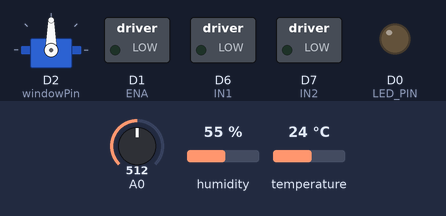
This sketch was run on a simulated ESP8266 (NodeMCU). Shown: servo, switched loads named in the sketch (green lamp = pin HIGH), output pins drawn as LEDs (lit = HIGH). The test bench sets the inputs (shaded band); at power-on: humidity 55 %, A0 = 512, temperature 24 °C. WiFi joins after 1.5 s; servers stay silent unless stated; no MQTT or app messages arrive unless stated; what the sketch prints to the serial monitor is not drawn.

Above: at 2.7 s.
2.8 s: humidity set to 41 %
10.9 s: humidity set to 38 %
At 19.1 s:
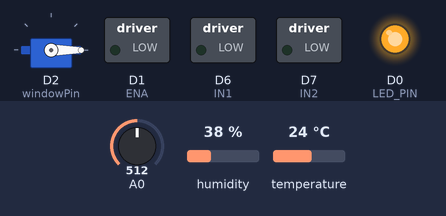
19.4 s: A0 set to 783
27.5 s: A0 set to 818
At 32.9 s:
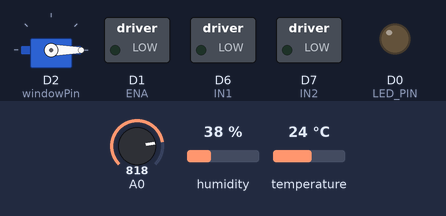
35.6 s: temperature set to 27 °C
At 40.7 s:
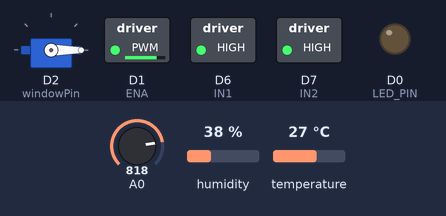
43.7 s: A0 set to 790
At 46.9 s:
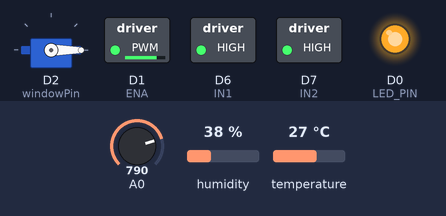
Timing chart, 0 to 48.4 s (numbered marks = the images above; inputs shaded):
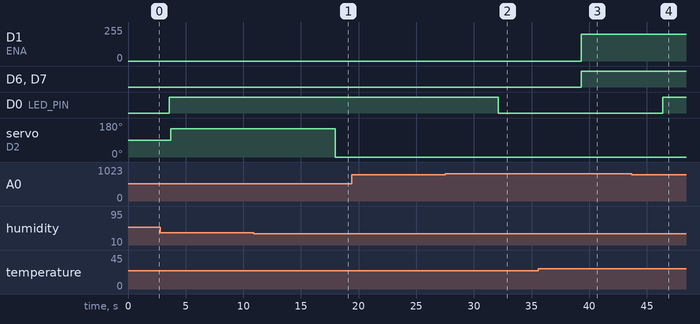

Measured:
- the behaviour switches between 40 and 39 % on humidity (found by bisection; images 0 and 1)
- the behaviour switches between 799 and 800 on A0 (found by bisection; images 1 and 2)
- the behaviour switches between 25 and 26 °C on temperature (found by bisection; images 2 and 3)
- after the input at 10.9 s, servo on D2 (windowPin): 150° → 0° after 7.1 s
- after the input at 19.4 s, every drawn part: stays the same
- after the input at 27.5 s, D0 (LED_PIN): HIGH → LOW after 4.6 s
- after the input at 35.6 s, D1 (ENA): 0/255 → 200/255 after 3.7 s; D6 (IN1), D7 (IN2): LOW → HIGH after 3.7 s
- after the input at 43.7 s, D0 (LED_PIN): LOW → HIGH after 2.7 s

The sketch:

fan_window.ino
```cpp
String fan_state = "On";
String window_state = "Open";
String led_state = "On";
//
#include <DHT.h>   // lib for dh11
#include <ESP8266WiFi.h>
#include <Servo.h>
#include <PubSubClient.h>

// Define other variables and functions....


#define DHTPIN D5
#define DHTTYPE DHT11   // DHT 11

DHT dht(DHTPIN, DHTTYPE);

int fanPin = D1;     // Pin connected to the fan relay (NodeMCU D1 = Arduino pin D3)
int windowPin = D2;  // Pin connected to the window relay (NodeMCU D3 = Arduino pin D5)
int Speed = 200;    //speed

//photoresistor
int photoresistor = 0;
int threshold = 800;
#define LED_PIN D0

//servo
Servo windowServo; // Create a servo object
int angle = 90;     // Initial angle for the servo

// Motor Pins    in fan

#define ENA D1       // Connect ENA to pin D1
#define IN1 D6       // Connect IN1 to pin D6
#define IN2 D7       // Connect IN2 to pin D7

const char* ssid = "DESKTOP-4P5GP29 1448";
const char* password = ")1R6s432";
const char* mqtt_server = "192.168.137.1";

WiFiClient espClient;
PubSubClient client(espClient);

void setup_wifi() {
  delay(10);
  Serial.println();
  Serial.print("Connecting to ");
  Serial.println(ssid);

  WiFi.begin(ssid, password);

  while (WiFi.status() != WL_CONNECTED) {
    delay(500);
    Serial.print(".");
  }

  Serial.println("");
  Serial.println("WiFi connected");
  Serial.println("IP address: ");
  Serial.println(WiFi.localIP());
}

void callback(char* topic, byte* payload, unsigned int length) {

  if (strcmp(topic, "window_state") == 0) {
    if (strcmp((char*)payload, "Open") == 0) {
      // Code to open the window
      Serial.println("Opening window...");
      windowServo.write(0); // Set servo open
    } else if (strcmp((char*)payload, "Closed") == 0) {
      // Code to close the window
      Serial.println("Closing window...");
      windowServo.write(150); // Set servo to close
    }
  } else if (strcmp(topic, "led_state") == 0) {
    if (strcmp((char*)payload, "On") == 0) {
      // Code to turn on the LED
      Serial.println("Turning LED on...");
      led_on();
    } else if (strcmp((char*)payload, "Off") == 0) {
      // Code to turn off the LED
      Serial.println("Turning LED off...");
      led_off();
    }
  } else if (strcmp(topic, "fan_state") == 0) {
    if (strcmp((char*)payload, "On") == 0) {
      // Code to turn on the fan
      Serial.println("Turning fan on...");
      fan_on();
    } else if (strcmp((char*)payload, "Off") == 0) {
      // Code to turn off the fan
      Serial.println("Turning fan off...");
      fan_stop();
    }
  }
}


void reconnect() {
  while (!client.connected()) {
    Serial.print("Attempting MQTT connection...");
    if (client.connect("NodeMCUClient")) {
      Serial.println("connected");
    } else {
      Serial.print("failed, rc=");
      Serial.print(client.state());
      Serial.println(" try again in 5 seconds");
      delay(5000);
    }
  }
}

void setup() {
  Serial.begin(9600);
  dht.begin();

  //motor  in  fan
  pinMode(ENA, OUTPUT);  // Set ENA pin as output
  pinMode(IN1, OUTPUT);  // Set IN1 pin as output
  pinMode(IN2, OUTPUT);  // Set IN2 pin as output

  //photoresistor led out the door
  pinMode(LED_PIN, OUTPUT);

  //servo
  windowServo.attach(windowPin); // Attach the servo to its pin

  setup_wifi();
  client.setServer(mqtt_server, 1883);
  client.setCallback(callback);  // arduino subscriber
}

void loop() {
  if (!client.connected()) {
    reconnect();
  }
  client.loop();

  delay(2000);  // Delay between sensor readings

  float humidity = dht.readHumidity();
  float temperature = dht.readTemperature();

  if (isnan(humidity) || isnan(temperature)) {
    Serial.println("Failed to read from DHT sensor!");
    return;
  }

  Serial.print("Humidity: ");
  Serial.print(humidity);
  Serial.print(" %\t Temperature: ");
  Serial.print(temperature);
  Serial.println(" *C");

  //photsensor
  photoresistor = analogRead(A0);
  Serial.println(photoresistor);
  if (photoresistor < threshold)
       led_on();
  else
      led_off();
      delay(100);

  if (temperature < 26) {
    fan_stop();  // Fan is off
    client.publish("fan_state", "Off"); // Publish fan state
  } else {
    fan_on(); // Fan is on
    client.publish("fan_state", "On"); // Publish fan state
  }

  if (humidity >= 40 && humidity <= 60) {
    window_close();  // window closed
    client.publish("window_state", "Closed"); // Publish window state
  } else {
    window_open();  //window up
    client.publish("window_state", "Open"); // Publish window state
  }

  windowServo.write(angle); // Move the servo to the specified angle

  char tempString[8];
  dtostrf(temperature, 1, 2, tempString);
  client.publish("temperature", tempString);

  char humString[8];
  dtostrf(humidity, 1, 2, humString);
  client.publish("humidity", humString);

  // Publish LED state
  client.publish("led_state", photoresistor < threshold ? "On" : "Off");

  delay(5000); // Wait 5 seconds before publishing next set of values
}
void window_close() {
    angle = 150; //90
}

void window_open() {
    angle = 0; // Update the global variable
}

void led_on() {
    digitalWrite(LED_PIN, HIGH);
    led_state = "On"; // Update the global variable
    client.publish("led_state", "On"); // Publish LED state
}

void led_off() {
    digitalWrite(LED_PIN, LOW);
    led_state = "Off"; // Update the global variable
    client.publish("led_state", "Off"); // Publish LED state
}

void fan_on() {
    digitalWrite(IN1, HIGH);
    digitalWrite(IN2, HIGH);
    analogWrite(ENA, Speed);
    fan_state = "On"; // Update the global variable
    client.publish("fan_state", "On"); // Publish LED state
}


void fan_stop() {
    digitalWrite(IN1, LOW);
    digitalWrite(IN2, LOW);
    analogWrite(ENA, 0);
    fan_state = "Off"; // Update the global variable
    client.publish("fan_state", "Off"); // Publish LED state
}


// void loop() {
//   if (!client.connected()) {
//     reconnect();
//   }
//   client.loop();

//   delay(2000);  // Delay between sensor readings

//   float humidity = dht.readHumidity();
//   float temperature = dht.readTemperature();

//   if (isnan(humidity) || isnan(temperature)) {
//     Serial.println("Failed to read from DHT sensor!");
//     return;
//   }

//   Serial.print("Humidity: ");
//   Serial.print(humidity);
//   Serial.print(" %\t Temperature: ");
//   Serial.print(temperature);
//   Serial.println(" *C");

//   //photsensor
//   photoresistor = analogRead(A0);
//   Serial.println(photoresistor);
//   if (photoresistor < threshold)
//        digitalWrite(LED_PIN, HIGH);
//   else
//     digitalWrite(LED_PIN, LOW);
//     delay(100);

//   if (temperature < 26) {
//     fan_stop();  // Fan is off
//   } else {
//     fan_on(); // Fan is on
//   }

//   if (humidity >= 40 && humidity <= 60) {
//     angle = 150;  // window closed
//   } else {
//     angle = 0;  //window up
//   }

//   windowServo.write(angle); // Move the servo to the specified angle

//   char tempString[8];
//   dtostrf(temperature, 1, 2, tempString);
//   client.publish("temperature", tempString);

//   char humString[8];
//   dtostrf(humidity, 1, 2, humString);
//   client.publish("humidity", humString);

//   delay(5000); // Wait 5 seconds before publishing next set of values
// }
```
